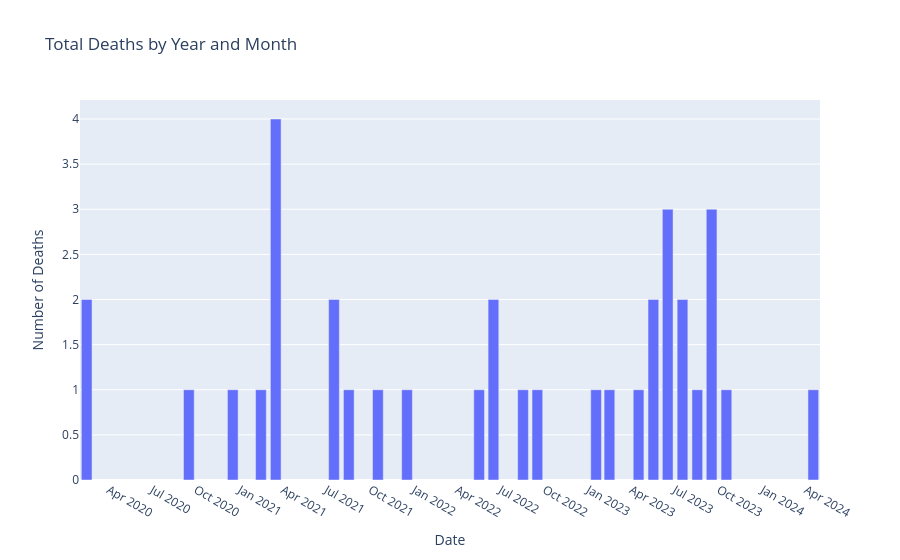

This figure's notebook cell:
### Code cell
# Create the bar chart
fig = px.bar(df, x='Date', y='TotalDeaths', title='Total Deaths by Year and Month',
             labels={'TotalDeaths': 'Number of Deaths', 'Date': 'Date'})

# Update x-axis to show only quarterly months
fig.update_xaxes(
    dtick="M3",
    tickformat="%b %Y",
    ticklabelmode="period"
)

# Show the figure
fig.show()

### Figure 1 — Plotly figure (JSON) as saved in the notebook; plotly's stock layout.template omitted (floating-point values rounded to 4 significant figures)
{"data": [{"alignmentgroup": "True", "hovertemplate": "Date=%{x}<br>Number of Deaths=%{y}<extra></extra>", "legendgroup": "", "marker": {"color": "#636efa", "pattern": {"shape": ""}}, "name": "", "offsetgroup": "", "orientation": "v", "showlegend": false, "textposition": "auto", "type": "bar", "x": ["2020-03-01T00:00:00", "2020-10-01T00:00:00", "2021-01-01T00:00:00", "2021-03-01T00:00:00", "2021-04-01T00:00:00", "2021-08-01T00:00:00", "2021-09-01T00:00:00", "2021-11-01T00:00:00", "2022-01-01T00:00:00", "2022-06-01T00:00:00", "2022-07-01T00:00:00", "2022-09-01T00:00:00", "2022-10-01T00:00:00", "2023-02-01T00:00:00", "2023-03-01T00:00:00", "2023-05-01T00:00:00", "2023-06-01T00:00:00", "2023-07-01T00:00:00", "2023-08-01T00:00:00", "2023-09-01T00:00:00", "2023-10-01T00:00:00", "2023-11-01T00:00:00", "2024-05-01T00:00:00"], "xaxis": "x", "y": [2, 1, 1, 1, 4, 2, 1, 1, 1, 1, 2, 1, 1, 1, 1, 1, 2, 3, 2, 1, 3, 1, 1], "yaxis": "y"}], "layout": {"barmode": "relative", "legend": {"tracegroupgap": 0}, "title": {"text": "Total Deaths by Year and Month"}, "xaxis": {"anchor": "y", "domain": [0, 1], "dtick": "M3", "tickformat": "%b %Y", "ticklabelmode": "period", "title": {"text": "Date"}}, "yaxis": {"anchor": "x", "domain": [0, 1], "title": {"text": "Number of Deaths"}}}}
